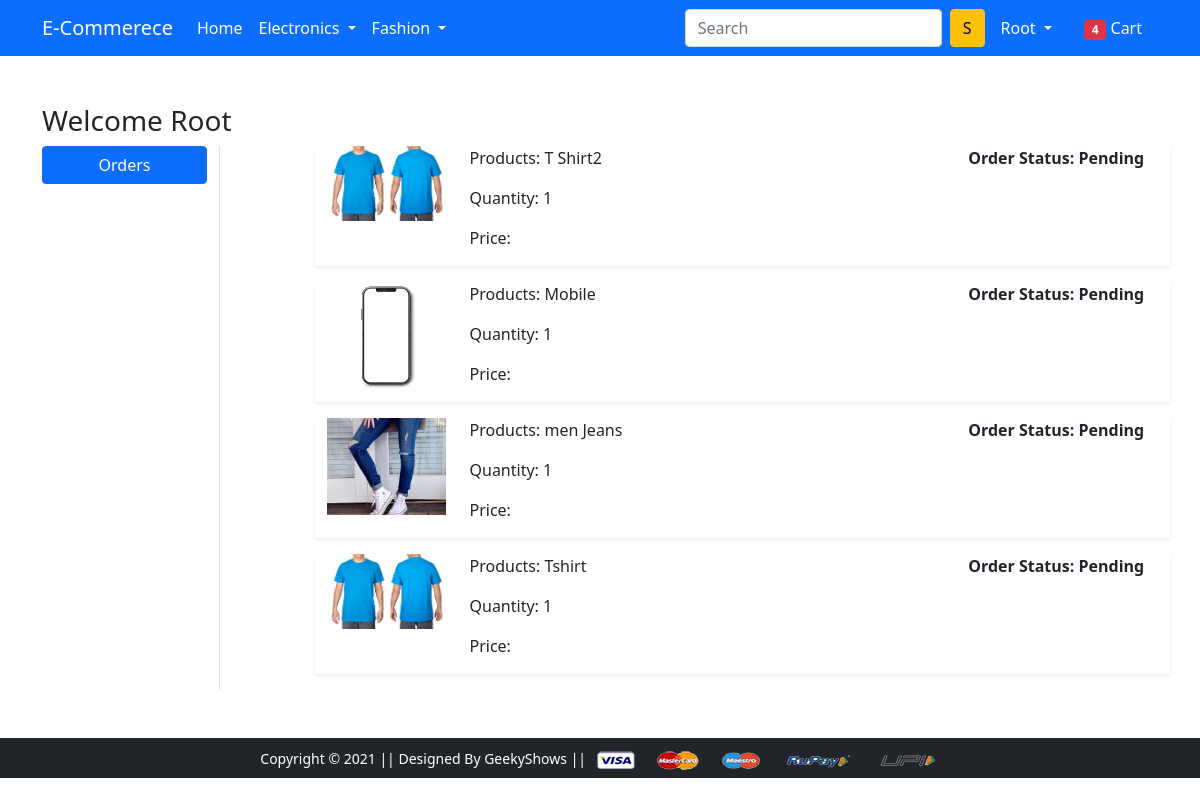
The app's page /orders/ (signed in), older data.
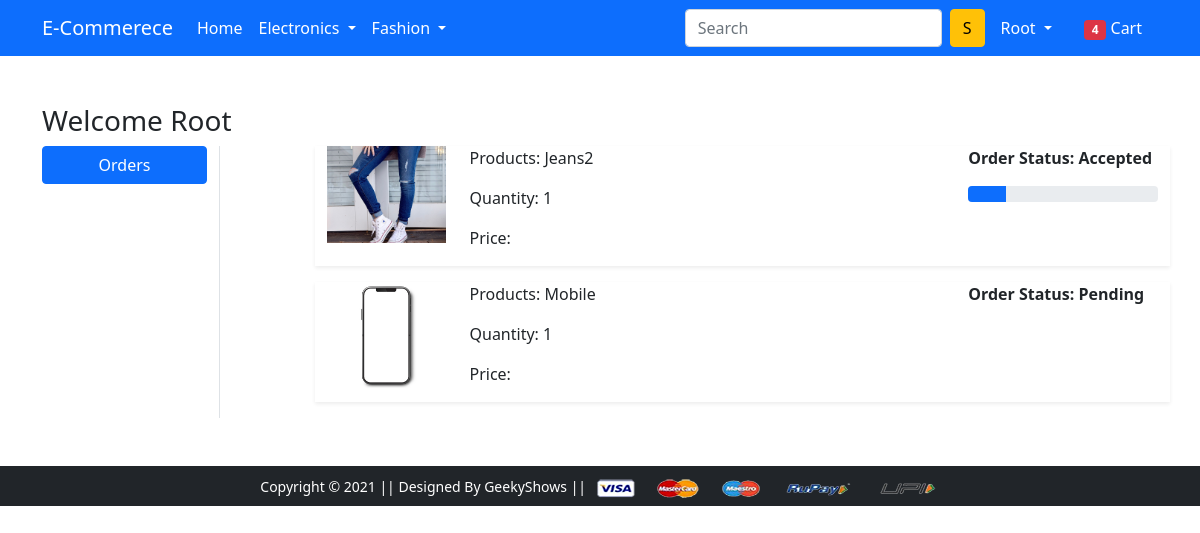
The same page, newer data.
### app/models.py (models this page shows, shortened)
class OrderPlaced(models.Model):
    user = models.ForeignKey(User, on_delete=models.CASCADE)
    customer = models.ForeignKey(Customer, on_delete=models.CASCADE)
    product = models.ForeignKey(Product, on_delete=models.CASCADE)
    quantity = models.PositiveIntegerField(default=1)
    order_date = models.DateTimeField(auto_now_add=True)
    status = models.CharField(max_length=50, choices=STATUS_CHOICES, default='Pending')

class Product(models.Model):
    title = models.CharField(max_length=100)
    selling_price = models.FloatField()
    discount_price = models.FloatField()
    description = models.TextField()
    brand = models.CharField(max_length=100)
    category = models.CharField(choices = CATEGORY_CHOICES,max_length=2)
    product_image = models.ImageField(upload_to='productimg')

### app/views.py (the view)
# urls.py: path('orders/', views.orders, name='orders'),
@login_required
def orders(request):
    op = OrderPlaced.objects.filter(user=request.user)
    return render(request, 'app/orders.html',{'order_placed':op})

### app/templates/app/orders.html (shortened to what this page needs)
{% extends 'app/base.html' %}
{% load static %}
{% block main-content %}
<div class="container my-5">
 <div class="row">
 <h3>Welcome <span class="text-capitalize" >{{request.user}}</span> </h3>
  <div class="col-sm-2 border-end">
   <ul class="list-unstyled">
    <li class="d-grid"><a href="{% url 'orders' %}" class="btn btn-primary">Orders</a></li>
   </ul>
  </div>
  <div class="col-sm-9 offset-sm-1">
      {% for op in order_placed %}
   <div class="row shadow-sm mb-3">
       <div class="col sm-2">
       <img src="{{op.product.product_image.url}}" alt="" srcset="" class="img-fluid" height="150" width="150">
    </div>
   <div class="col-sm-7">
       <p>Products: {{op.product.title}}</p>
       <p>Quantity: {{op.quantity}}</p>
       <p>Price: {{op.total_cost}}</p>
   </div>
   <div class="col-sm-3 fw-bold">
       <p>Order Status: {{op.status}}</p>
       {% if op.status == 'Accepted' %}
       <div class="progress">
           <div class="progress-bar" role="progressbar" style="width: 20%" aria-valuenow="20" aria-valuemin="0" aria-valuemax="100"></div>
       </div>
        {% endif %}
   </div>
  </div>
  {% endfor %}
 </div>
</div>
</div>
{% endblock main-content %}

### app/templates/app/base.html (shortened to what this page needs)
<!doctype html>
{% load static %}
<html lang="en">
  <head>
    <link href="https://cdn.jsdelivr.net/npm/bootstrap@5.0.0-beta1/dist/css/bootstrap.min.css" rel="stylesheet">
    <link rel="stylesheet" href="{% static 'app/css/owl.carousel.min.css' %}">
    <link rel="stylesheet" href="{% static 'app/css/all.min.css' %}">
    <link rel="stylesheet" href="{% static 'app/css/style.css' %}">
  </head>
  <body>
    <nav class="navbar navbar-expand-lg navbar-dark bg-primary">
     <div class="container">
       <a class="navbar-brand" href="/">E-Commerece</a>
       <div class="collapse navbar-collapse" id="navbarSupportedContent">
         <ul class="navbar-nav me-auto mb-2 mb-lg-0">
           <li class="nav-item">
             <a class="nav-link active" aria-current="page" href="/">Home</a>
           </li>
           <li class="nav-item dropdown">
             <a class="nav-link dropdown-toggle text-white" href="#" id="electronicsDropdown" role="button" data-bs-toggle="dropdown" aria-expanded="false">
               Electronics
             </a>
           </li>
           <li class="nav-item dropdown">
             <a class="nav-link dropdown-toggle text-white" href="#" id="fashionDropdown" role="button" data-bs-toggle="dropdown" aria-expanded="false">
               Fashion
             </a>
           </li>
         </ul>
         <form class="d-flex">
           <input class="form-control me-2" type="search" placeholder="Search" aria-label="Search">
           <button class="btn btn-warning" type="submit">S</button>
         </form>
         <div>
          <ul class="navbar-nav me-auto mb-2 mb-lg-0">
            {% if request.user.is_authenticated %}
           <li class="nav-item dropdown mx-2">
              <a class="nav-link dropdown-toggle text-white" href="#" id="profileDropdown" role="button" data-bs-toggle="dropdown" aria-expanded="false">
                {{request.user.username|capfirst}}
              </a>
            </li>
            <li class="nav-item mx-2">
             <a href="{% url 'showcart' %}" class="nav-link text-white"><span class="badge bg-danger">4</span> Cart </a>
            </li>
            {% endif %}
          </ul>
         </div>
       </div>
     </div>
    </nav>
    {% block main-content %} {% endblock main-content %}
    <footer class="container-fluid bg-dark text-center p-2 mt-5">
        <small class="text-white">Copyright &copy; 2021 || Designed By GeekyShows || </small>
        <img src="{% static 'app/images/payment.png' %}" alt="" srcset="" class="img-fluid" height="2px">
    </footer>
  </body>
</html>

Row changes from the older to the newer data that the page shows:
removed OrderPlaced: product.product_image (picture), product "T Shirt2", quantity "1", status "Pending"
removed OrderPlaced: product.product_image (picture), product "men Jeans", quantity "1", status "Pending"
removed OrderPlaced: product.product_image (picture), product "Tshirt", quantity "1", status "Pending"
added OrderPlaced: product.product_image (picture), product "Jeans2", quantity "1", status "Accepted"
